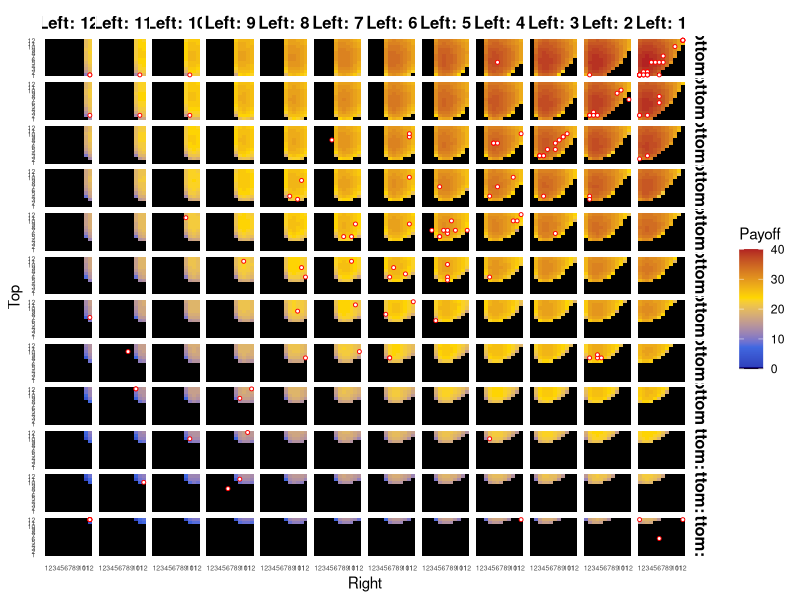
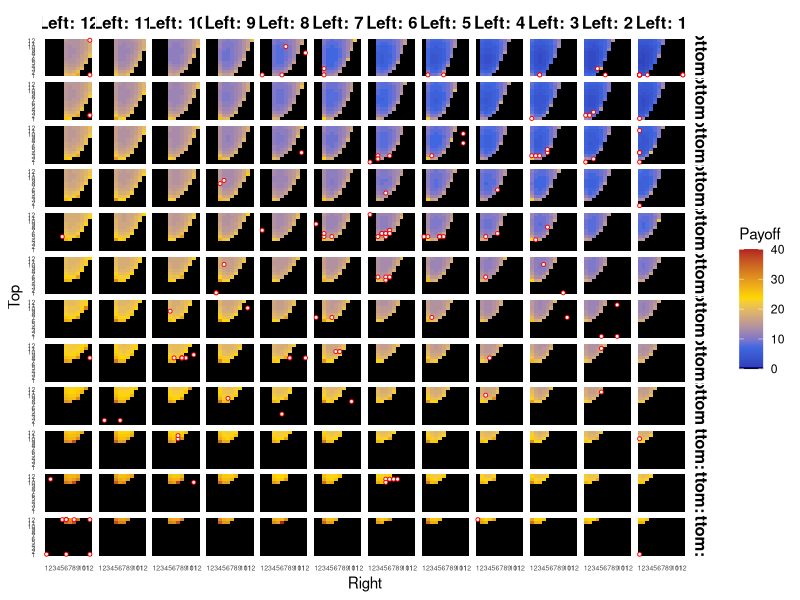
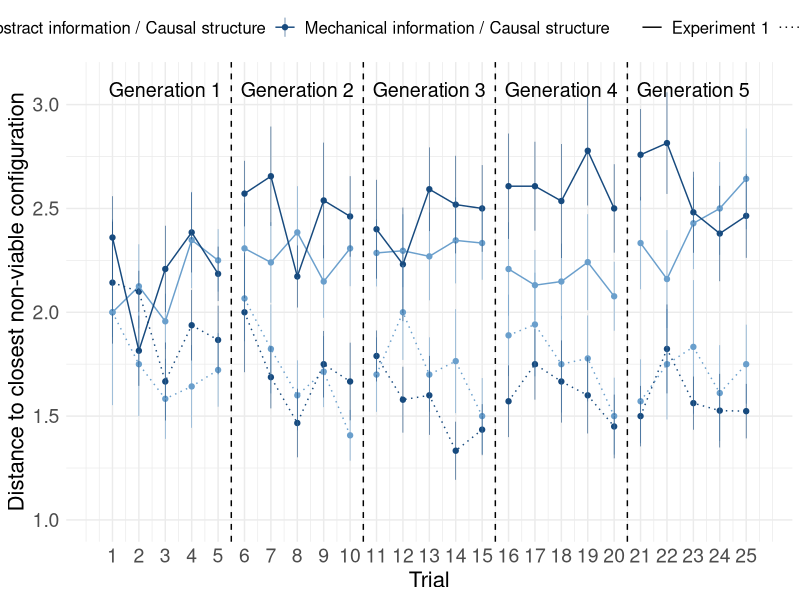
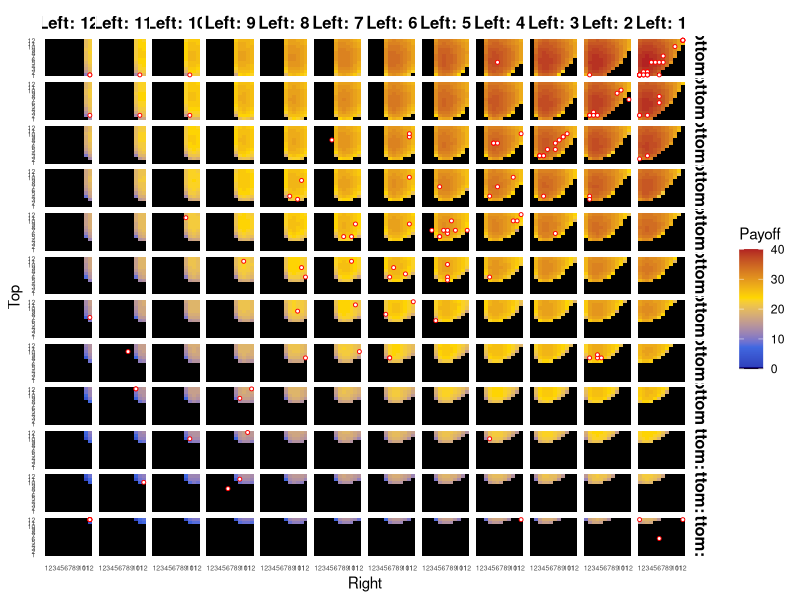
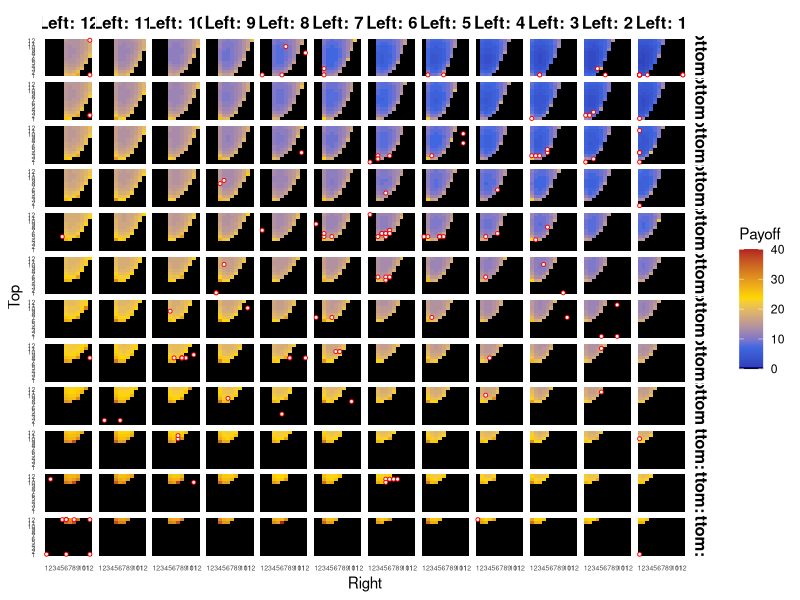
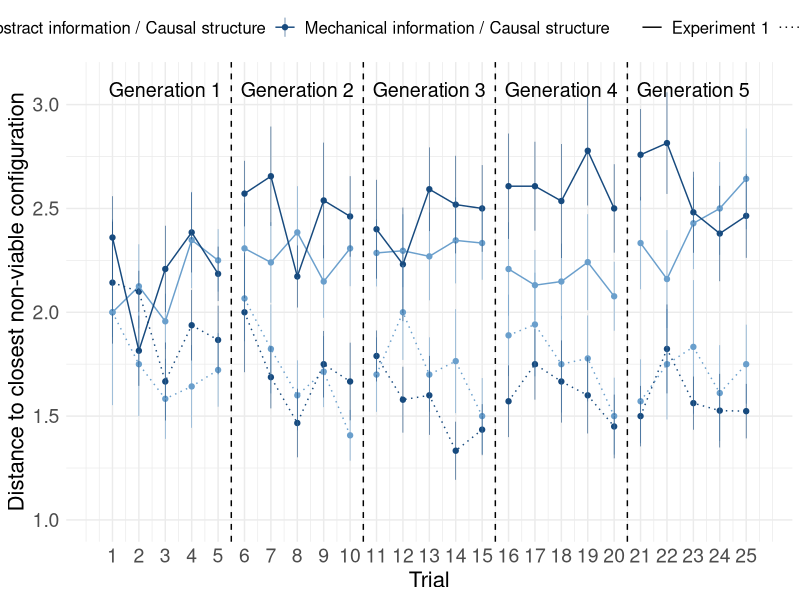

The R source for these figures, in order:
library(readr)
library(ggplot2)
library(tidyverse)
library(scales)


treatment_names <- c("ABS"="Abstract information / Causal structure", 
                     "CON"="Mechanical information / Causal structure", 
                     "ABSMAP" = "Abstract information / No Causal structure"
)

treatment_colors <- c("CON"= "#174A7E",
                      "ABS"= "#6A9FCC", 
                      "ABSMAP" = "#D9D9D9"
)

###############################################################################################
# Load files

df_wheel_expe1 <- read_csv("data/experiment/df_wheel_experiment1.csv", col_names = TRUE)
df_wheel_expe2 <- read_csv("data/experiment/df_wheel_experiment2.csv", col_names = TRUE)


##########################################
######Supplementary Figure 2
##########################################

# Expe 1 / Tech Reason/ Gen 5
df_expe1_CON_gen5 <- df_wheel_expe1%>%
  filter(Generation == 5)%>%
  filter(Treatment == 'CON')

highlight_points_expe1_CON_gen5 <- tibble(
  wBm = df_expe1_CON_gen5$wB,  # Bottom weight values
  wTm = df_expe1_CON_gen5$wT,   # Top weight values
  wRm = df_expe1_CON_gen5$wR,   # Right weight values
  wLm = df_expe1_CON_gen5$wL   # Left weight values
)

# Expe 2 / Tech Reason/ Gen 5
df_expe2_CON_gen5 <- df_wheel_expe2%>%
  filter(Generation == 5)%>%
  filter(Treatment == 'CON')

highlight_points_expe2_CON_gen5 <- tibble(
  wBm = df_expe2_CON_gen5$wB,  # Bottom weight values
  wTm = df_expe2_CON_gen5$wT,   # Top weight values
  wRm = df_expe2_CON_gen5$wR,   # Right weight values
  wLm = df_expe2_CON_gen5$wL   # Left weight values
)

df_landscape_expe1 <- read_csv("data/fitness_landscape/df_landscape_experiment1.csv", col_names = TRUE)
df_landscape_expe2 <- read_csv("data/fitness_landscape/df_landscape_experiment2.csv", col_names = TRUE)

plot_payoff <- function(df) {
  df %>%
    # Reverse factor levels for 'wBm' and 'wLm'
    mutate(wBm = factor(wBm, levels = 1:12),
           wLm = factor(wLm, levels = rev(1:12))) %>%
    mutate(Top=wTm, Right=wRm, Bottom=wBm, Left=wLm) %>%
    ggplot(aes(x = Right, y = Top, fill = Payoff)) +
    geom_tile() +
    # Assuming scale_custom_gradient is predefined elsewhere
    scale_fill_gradientn("Payoff",
                         #                         colors = c("black", "darkblue", "#0000FF",  "#FFFF00", "red"),
                         colors = c("black", "darkblue", "royalblue",  "gold",  "firebrick"),
                         values = c(0, 0.01, seq(0.02, 1, length.out = 4))
    ) +
    
    theme_minimal() +
    facet_grid(Bottom ~ Left, labeller = label_both) +
    scale_x_continuous(breaks = 1:12) +
    scale_y_continuous(breaks = 1:12) +
    theme(
      strip.text = element_text(face = "bold", size = 12, color = "black"),  # Customize facet labels
      axis.text.x = element_text(size = 5),  # Customize axis text
      axis.text.y = element_text(size = 5),
      panel.grid.major = element_blank(),  # Remove grid lines
      panel.grid.minor = element_blank(),
      panel.spacing = unit(0.1, "lines")
    )
}

#### -------------------------

plot_landscape_expe1 <- df_landscape_expe1 %>%
  mutate(wTm = wT, wRm = wR, wBm = wB, wLm = wL) %>%
  plot_payoff() + geom_point(data = highlight_points_expe1_CON_gen5 %>%
                               mutate(Bottom = factor(wBm, levels = 1:12),
                                      Left = factor(wLm, levels = rev(1:12))),
                             aes(x = wRm, y = wTm),
                             color = "red", size = 1, shape = 21, fill = "white") 

plot_landscape_expe2 <- df_landscape_expe2 %>%
  mutate(wTm = wT, wRm = wR, wBm = wB, wLm = wL) %>%
  plot_payoff() + geom_point(data = highlight_points_expe2_CON_gen5 %>%
                               mutate(Bottom = factor(wBm, levels = 1:12),
                                      Left = factor(wLm, levels = rev(1:12))),
                             aes(x = wRm, y = wTm),
                             color = "red", size = 1, shape = 21, fill = "white") 

plot_landscape_expe1
ggsave("figures/landscape_experiment1.png", plot = plot_landscape_expe1, width = 12, height = 12, dpi = 300)
plot_landscape_expe2
ggsave("figures/landscape_experiment2.png", plot = plot_landscape_expe2, width = 12, height = 12, dpi = 300)


##########################################
######Supplementary Figure 3
##########################################


df_expe1_viable <- df_wheel_expe1%>%
  filter(Payoff > 0)%>%
  filter(Treatment != 'ABSMAP')

df_expe1_unviable <- df_landscape_expe1%>%
  filter(Payoff == 0)

df_expe2_viable <- df_wheel_expe2%>%
  filter(Payoff > 0)%>%
  filter(Treatment != 'ABSMAP')

df_expe2_unviable <- df_landscape_expe2%>%
  filter(Payoff == 0)

###################################################################################

## Expe 1

# Function to find the closest configuration 
find_closest_config_expe1 <- function(row) {
  # Compute Euclidean distance for all configurations 
  distances <- df_expe1_unviable %>%
    mutate(distance = abs(wT - row$wT) + abs(wR - row$wR) + abs(wB - row$wB) + abs(wL - row$wL)) %>%
    arrange(distance)  # Sort by closest distance
  
  # Return the closest non-zero payoff configuration along with distance
  return(distances[1, ])  # Selects the row with the smallest distance
}

# Apply the function to all rows 
closest_matches_expe1 <- df_expe1_viable %>%
  rowwise() %>%
  mutate(closest_config = list(find_closest_config_expe1(pick(everything())))) %>%  
  unnest(closest_config, names_sep = "_")%>% 
  select(ParticipantID, ChainID, Treatment, Generation, Configuration, TrialChain, Trial, wT,wR,wB,wL, Payoff, closest_config_Configuration, closest_config_Payoff, closest_config_distance)

###################################################################################
## Expe 2

# Function to find the closest configuration 
find_closest_config_expe2 <- function(row) {
  # Compute Euclidean distance for all configurations in df2_unviable
  distances <- df_expe2_unviable %>%
    mutate(distance = abs(wT - row$wT) + abs(wR - row$wR) + abs(wB - row$wB) + abs(wL - row$wL)) %>%
    arrange(distance)  # Sort by closest distance
  
  # Return the closest non-zero payoff configuration along with distance
  return(distances[1, ])  # Selects the row with the smallest distance
}

# Apply the function to all rows 
closest_matches_expe2 <- df_expe2_viable %>%
  rowwise() %>%
  mutate(closest_config = list(find_closest_config_expe2(pick(everything())))) %>%  
  unnest(closest_config, names_sep = "_")%>%  
  select(ParticipantID, ChainID, Treatment, Generation, Configuration, TrialChain, Trial, wT,wR,wB,wL, Payoff, closest_config_Configuration, closest_config_Payoff, closest_config_distance)


closest_matches_expe1$Experiment <- "Experiment 1"
closest_matches_expe2$Experiment <- "Experiment 2"

combined_closest_matches <- bind_rows(closest_matches_expe1, closest_matches_expe2)


# 
annotations_df <- data.frame(
  x = c(2.5, 7.5, 12.5, 17.5, 22.5),
  label = c("Generation 1", "Generation 2", "Generation 3", "Generation 4", "Generation 5")
)

combined_closest_matches %>%
  group_by(TrialChain, Treatment, Experiment) %>%
  summarize(Distance_mean = mean(closest_config_distance),
            Distance_se = sd(closest_config_distance) / sqrt(n()), .groups = "drop") %>%
  mutate(Segment = cut(TrialChain, breaks = c(0.5, 5.5, 10.5, 15.5, 20.5, 25.5), labels = FALSE))%>%
  ggplot(aes(x = TrialChain, y = Distance_mean, color = Treatment, group = interaction(Treatment, Segment, Experiment)))+
  geom_point() +
  geom_linerange(aes(ymin = Distance_mean - Distance_se, ymax = Distance_mean + Distance_se), linewidth = 0.2) +
  geom_line(aes(linetype = Experiment)) +
  geom_vline(xintercept = 5.5, linetype = "dashed") +
  geom_vline(xintercept = 10.5, linetype = "dashed") +
  geom_vline(xintercept = 15.5, linetype = "dashed") +
  geom_vline(xintercept = 20.5, linetype = "dashed") +
  scale_x_continuous(limits = c(0.5, 25.5), breaks = 1:25) +
  scale_color_manual(labels = treatment_names, values = treatment_colors) +
  scale_linetype_manual(values = c("Experiment 1" = "solid", "Experiment 2" = "dotted")) +
  annotate(geom = "text", x = annotations_df$x + 0.5, y = rep(3, nrow(annotations_df)), 
           label = annotations_df$label, vjust = -0.5, size = 5) +
  ylim(1, 3.1) +
  labs(x = "Trial", y = "Distance to closest non-viable configuration") +
  guides(color = guide_legend(title = NULL), linetype = guide_legend(title = NULL)) +
  theme_minimal() +
  theme(axis.title = element_text(size = 16),
        axis.text = element_text(size = 14),
        legend.text = element_text(size = 12)) +
  theme(legend.position = "top")

ggsave("figures/distance_closest_nonviable.png", width = 12, height = 8, dpi = 300)

##
closest_matches_expe2%>%
  filter(closest_config_distance >4)
#
closest_matches_expe1%>%
  filter(closest_config_distance >4)

nrow(closest_matches_expe1)
nrow(closest_matches_expe2)
